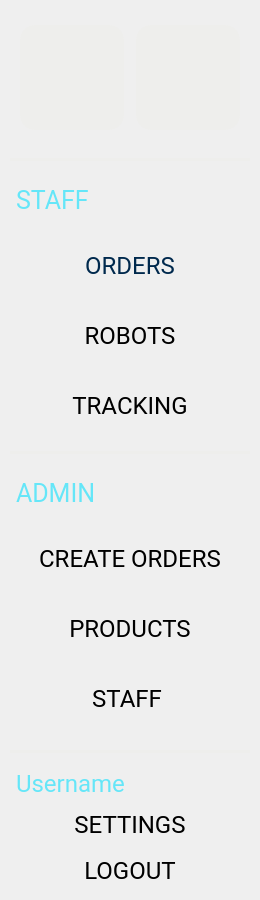
      <widget class="QWidget" name="Dashboard_main">
       <property name="sizePolicy">
        <sizepolicy hsizetype="Preferred" vsizetype="Preferred">
         <horstretch>0</horstretch>
         <verstretch>0</verstretch>
        </sizepolicy>
       </property>
       <property name="minimumSize">
        <size>
         <width>240</width>
         <height>900</height>
        </size>
       </property>
       <property name="maximumSize">
        <size>
         <width>16777215</width>
         <height>1080</height>
        </size>
       </property>
       <property name="font">
        <font>
         <family>Roboto</family>
        </font>
       </property>
       <layout class="QVBoxLayout" name="verticalLayout" stretch="170,20,690,200">
        <property name="spacing">
         <number>0</number>
        </property>
        <property name="leftMargin">
         <number>0</number>
        </property>
        <property name="topMargin">
         <number>0</number>
        </property>
        <property name="rightMargin">
         <number>0</number>
        </property>
        <property name="bottomMargin">
         <number>0</number>
        </property>
        <item>
         <widget class="QFrame" name="Main_Logo">
          <property name="minimumSize">
           <size>
            <width>260</width>
            <height>150</height>
           </size>
          </property>
          <property name="maximumSize">
           <size>
            <width>350</width>
            <height>170</height>
           </size>
          </property>
          <property name="styleSheet">
           <string notr="true"/>
          </property>
          <property name="frameShape">
           <enum>QFrame::NoFrame</enum>
          </property>
          <property name="frameShadow">
           <enum>QFrame::Plain</enum>
          </property>
          <property name="lineWidth">
           <number>0</number>
          </property>
          <layout class="QGridLayout" name="gridLayout_5" columnstretch="1,1">
           <property name="sizeConstraint">
            <enum>QLayout::SetDefaultConstraint</enum>
           </property>
           <property name="leftMargin">
            <number>20</number>
           </property>
           <property name="topMargin">
            <number>25</number>
           </property>
           <property name="rightMargin">
            <number>20</number>
           </property>
           <property name="bottomMargin">
            <number>20</number>
           </property>
           <property name="horizontalSpacing">
            <number>12</number>
           </property>
           <property name="verticalSpacing">
            <number>0</number>
           </property>
           <item row="0" column="0">
            <widget class="QLabel" name="Logo_VIAM_2">
             <property name="sizePolicy">
              <sizepolicy hsizetype="Preferred" vsizetype="Preferred">
               <horstretch>0</horstretch>
               <verstretch>0</verstretch>
              </sizepolicy>
             </property>
             <property name="minimumSize">
              <size>
               <width>50</width>
               <height>50</height>
              </size>
             </property>
             <property name="styleSheet">
              <string notr="true">background-color: rgb(238, 238, 236);
border-radius:  15px;</string>
             </property>
             <property name="text">
              <string/>
             </property>
             <property name="pixmap">
              <pixmap resource="resources/icon.qrc">:/logo/LogoViam.png</pixmap>
             </property>
             <property name="scaledContents">
              <bool>true</bool>
             </property>
             <property name="alignment">
              <set>Qt::AlignCenter</set>
             </property>
            </widget>
           </item>
           <item row="0" column="1">
            <widget class="QLabel" name="Logo_BK_2">
             <property name="sizePolicy">
              <sizepolicy hsizetype="Preferred" vsizetype="Preferred">
               <horstretch>0</horstretch>
               <verstretch>0</verstretch>
              </sizepolicy>
             </property>
             <property name="minimumSize">
              <size>
               <width>50</width>
               <height>50</height>
              </size>
             </property>
             <property name="styleSheet">
              <string notr="true">background-color: rgb(238, 238, 236);
border-radius:  15px;</string>
             </property>
             <property name="text">
              <string/>
             </property>
             <property name="pixmap">
              <pixmap resource="resources/icon.qrc">:/logo/Logo BK.png</pixmap>
             </property>
             <property name="scaledContents">
              <bool>true</bool>
             </property>
             <property name="alignment">
              <set>Qt::AlignCenter</set>
             </property>
            </widget>
           </item>
          </layout>
         </widget>
        </item>
        <item>
         <widget class="QFrame" name="Main_line">
          <property name="minimumSize">
           <size>
            <width>260</width>
            <height>20</height>
           </size>
          </property>
          <property name="maximumSize">
           <size>
            <width>350</width>
            <height>20</height>
           </size>
          </property>
          <property name="frameShape">
           <enum>QFrame::NoFrame</enum>
          </property>
          <property name="frameShadow">
           <enum>QFrame::Raised</enum>
          </property>
          <property name="lineWidth">
           <number>0</number>
          </property>
          <layout class="QHBoxLayout" name="horizontalLayout_2">
           <property name="spacing">
            <number>0</number>
           </property>
           <property name="leftMargin">
            <number>10</number>
           </property>
           <property name="topMargin">
            <number>0</number>
           </property>
           <property name="rightMargin">
            <number>10</number>
           </property>
           <property name="bottomMargin">
            <number>0</number>
           </property>
           <item>
            <widget class="QFrame" name="Line_3">
             <property name="sizePolicy">
              <sizepolicy hsizetype="Preferred" vsizetype="Preferred">
               <horstretch>0</horstretch>
               <verstretch>0</verstretch>
              </sizepolicy>
             </property>
             <property name="maximumSize">
              <size>
               <width>16777215</width>
               <height>3</height>
              </size>
             </property>
             <property name="sizeIncrement">
              <size>
               <width>0</width>
               <height>0</height>
              </size>
             </property>
             <property name="layoutDirection">
              <enum>Qt::LeftToRight</enum>
             </property>
             <property name="styleSheet">
              <string notr="true">background-color: rgb(238, 238, 236);</string>
             </property>
             <property name="frameShape">
              <enum>QFrame::NoFrame</enum>
             </property>
             <property name="frameShadow">
              <enum>QFrame::Raised</enum>
             </property>
            </widget>
           </item>
          </layout>
         </widget>
        </item>
        <item>
         <widget class="QFrame" name="Main_btn">
          <property name="sizePolicy">
           <sizepolicy hsizetype="Preferred" vsizetype="Preferred">
            <horstretch>0</horstretch>
            <verstretch>0</verstretch>
           </sizepolicy>
          </property>
          <property name="minimumSize">
           <size>
            <width>260</width>
            <height>560</height>
           </size>
          </property>
          <property name="maximumSize">
           <size>
            <width>350</width>
            <height>690</height>
           </size>
          </property>
          <property name="font">
           <font>
            <family>Roboto</family>
           </font>
          </property>
          <property name="styleSheet">
           <string notr="true">QPushButton#Main_btn_orders{ 
background-color: rgb(216, 229, 254);
 color: rgb(0, 41, 77); 
}</string>
          </property>
          <property name="frameShape">
           <enum>QFrame::NoFrame</enum>
          </property>
          <property name="frameShadow">
           <enum>QFrame::Raised</enum>
          </property>
          <property name="lineWidth">
           <number>0</number>
          </property>
          <layout class="QVBoxLayout" name="verticalLayout_6" stretch="335,20,335">
           <property name="spacing">
            <number>0</number>
           </property>
           <property name="leftMargin">
            <number>0</number>
           </property>
           <property name="topMargin">
            <number>0</number>
           </property>
           <property name="rightMargin">
            <number>0</number>
           </property>
           <property name="bottomMargin">
            <number>0</number>
           </property>
           <item>
            <widget class="QFrame" name="Main__frame_staff">
             <property name="frameShape">
              <enum>QFrame::NoFrame</enum>
             </property>
             <property name="frameShadow">
              <enum>QFrame::Raised</enum>
             </property>
             <layout class="QVBoxLayout" name="verticalLayout_8">
              <property name="spacing">
               <number>15</number>
              </property>
              <property name="leftMargin">
               <number>0</number>
              </property>
              <property name="topMargin">
               <number>0</number>
              </property>
              <property name="rightMargin">
               <number>0</number>
              </property>
              <property name="bottomMargin">
               <number>0</number>
              </property>
              <item>
               <widget class="QLabel" name="Label_staff">
                <property name="minimumSize">
                 <size>
                  <width>0</width>
                  <height>20</height>
                 </size>
                </property>
                <property name="maximumSize">
                 <size>
                  <width>16777215</width>
                  <height>30</height>
                 </size>
                </property>
                <property name="font">
                 <font>
                  <family>Roboto</family>
                  <pointsize>19</pointsize>
                 </font>
                </property>
                <property name="styleSheet">
                 <string notr="true">color: rgb(101, 230, 248);
margin-left: 10px;
</string>
                </property>
                <property name="text">
                 <string>STAFF</string>
                </property>
                <property name="alignment">
                 <set>Qt::AlignLeading|Qt::AlignLeft|Qt::AlignVCenter</set>
                </property>
                <property name="margin">
                 <number>0</number>
                </property>
               </widget>
              </item>
              <item>
               <widget class="QPushButton" name="Main_btn_orders">
                <property name="minimumSize">
                 <size>
                  <width>0</width>
                  <height>40</height>
                 </size>
                </property>
                <property name="font">
                 <font>
                  <family>Roboto</family>
                  <pointsize>18</pointsize>
                 </font>
                </property>
                <property name="focusPolicy">
                 <enum>Qt::NoFocus</enum>
                </property>
                <property name="text">
                 <string>ORDERS</string>
                </property>
                <property name="iconSize">
                 <size>
                  <width>40</width>
                  <height>40</height>
                 </size>
                </property>
                <property name="default">
                 <bool>true</bool>
                </property>
                <property name="flat">
                 <bool>true</bool>
                </property>
               </widget>
              </item>
              <item>
               <widget class="QPushButton" name="Main_btn_robots">
                <property name="minimumSize">
                 <size>
                  <width>0</width>
                  <height>40</height>
                 </size>
                </property>
                <property name="font">
                 <font>
                  <family>Roboto</family>
                  <pointsize>18</pointsize>
                 </font>
                </property>
                <property name="focusPolicy">
                 <enum>Qt::NoFocus</enum>
                </property>
                <property name="text">
                 <string>ROBOTS</string>
                </property>
                <property name="default">
                 <bool>true</bool>
                </property>
                <property name="flat">
                 <bool>true</bool>
                </property>
               </widget>
              </item>
              <item>
               <widget class="QPushButton" name="Main_btn_tracking">
                <property name="minimumSize">
                 <size>
                  <width>0</width>
                  <height>40</height>
                 </size>
                </property>
                <property name="font">
                 <font>
                  <family>Roboto</family>
                  <pointsize>18</pointsize>
                 </font>
                </property>
                <property name="focusPolicy">
                 <enum>Qt::NoFocus</enum>
                </property>
                <property name="text">
                 <string>TRACKING</string>
                </property>
                <property name="default">
                 <bool>true</bool>
                </property>
                <property name="flat">
                 <bool>true</bool>
                </property>
               </widget>
              </item>
             </layout>
            </widget>
           </item>
           <item>
            <widget class="QFrame" name="btn_line">
             <property name="sizePolicy">
              <sizepolicy hsizetype="Preferred" vsizetype="Preferred">
               <horstretch>0</horstretch>
               <verstretch>0</verstretch>
              </sizepolicy>
             </property>
             <property name="minimumSize">
              <size>
               <width>240</width>
               <height>20</height>
              </size>
             </property>
             <property name="maximumSize">
              <size>
               <width>16777215</width>
               <height>20</height>
              </size>
             </property>
             <property name="frameShape">
              <enum>QFrame::NoFrame</enum>
             </property>
             <property name="frameShadow">
              <enum>QFrame::Raised</enum>
             </property>
             <layout class="QHBoxLayout" name="horizontalLayout_3" stretch="0">
              <property name="spacing">
               <number>0</number>
              </property>
              <property name="leftMargin">
               <number>10</number>
              </property>
              <property name="topMargin">
               <number>0</number>
              </property>
              <property name="rightMargin">
               <number>10</number>
              </property>
              <property name="bottomMargin">
               <number>0</number>
              </property>
              <item>
               <widget class="QFrame" name="Line_5">
                <property name="sizePolicy">
                 <sizepolicy hsizetype="Preferred" vsizetype="Expanding">
                  <horstretch>3</horstretch>
                  <verstretch>0</verstretch>
                 </sizepolicy>
                </property>
                <property name="minimumSize">
                 <size>
                  <width>210</width>
                  <height>3</height>
                 </size>
                </property>
                <property name="maximumSize">
                 <size>
                  <width>16777215</width>
                  <height>3</height>
                 </size>
                </property>
                <property name="layoutDirection">
                 <enum>Qt::LeftToRight</enum>
                </property>
                <property name="styleSheet">
                 <string notr="true">background-color: rgb(238, 238, 236);</string>
                </property>
                <property name="frameShape">
                 <enum>QFrame::NoFrame</enum>
                </property>
                <property name="frameShadow">
                 <enum>QFrame::Raised</enum>
                </property>
               </widget>
              </item>
             </layout>
            </widget>
           </item>
           <item>
            <widget class="QFrame" name="Main_frame_admin">
             <property name="frameShape">
              <enum>QFrame::NoFrame</enum>
             </property>
             <property name="frameShadow">
              <enum>QFrame::Raised</enum>
             </property>
             <layout class="QVBoxLayout" name="verticalLayout_9">
              <property name="spacing">
               <number>15</number>
              </property>
              <property name="leftMargin">
               <number>0</number>
              </property>
              <property name="topMargin">
               <number>0</number>
              </property>
              <property name="rightMargin">
               <number>0</number>
              </property>
              <property name="bottomMargin">
               <number>0</number>
              </property>
              <item>
               <widget class="QLabel" name="Label_staff_2">
                <property name="minimumSize">
                 <size>
                  <width>0</width>
                  <height>20</height>
                 </size>
                </property>
                <property name="maximumSize">
                 <size>
                  <width>16777215</width>
                  <height>30</height>
                 </size>
                </property>
                <property name="font">
                 <font>
                  <family>Roboto</family>
                  <pointsize>19</pointsize>
                 </font>
                </property>
                <property name="styleSheet">
                 <string notr="true">color: rgb(101, 230, 248);
margin-left: 10px;
</string>
                </property>
                <property name="text">
                 <string>ADMIN</string>
                </property>
                <property name="alignment">
                 <set>Qt::AlignLeading|Qt::AlignLeft|Qt::AlignVCenter</set>
                </property>
                <property name="margin">
                 <number>0</number>
                </property>
               </widget>
              </item>
              <item>
               <widget class="QPushButton" name="Main_btn_createorders">
                <property name="minimumSize">
                 <size>
                  <width>0</width>
                  <height>40</height>
                 </size>
                </property>
                <property name="font">
                 <font>
                  <family>Roboto</family>
                  <pointsize>18</pointsize>
                 </font>
                </property>
                <property name="focusPolicy">
                 <enum>Qt::NoFocus</enum>
                </property>
                <property name="text">
                 <string>CREATE ORDERS</string>
                </property>
                <property name="default">
                 <bool>true</bool>
                </property>
                <property name="flat">
                 <bool>true</bool>
                </property>
               </widget>
              </item>
              <item>
               <widget class="QPushButton" name="Main_btn_products">
                <property name="minimumSize">
                 <size>
                  <width>0</width>
                  <height>40</height>
                 </size>
                </property>
                <property name="font">
                 <font>
                  <family>Roboto</family>
                  <pointsize>18</pointsize>
                 </font>
                </property>
                <property name="focusPolicy">
                 <enum>Qt::NoFocus</enum>
                </property>
                <property name="text">
                 <string>PRODUCTS</string>
                </property>
                <property name="default">
                 <bool>true</bool>
                </property>
                <property name="flat">
                 <bool>true</bool>
                </property>
               </widget>
              </item>
              <item>
               <widget class="QPushButton" name="Main_btn_tracking_2">
                <property name="minimumSize">
                 <size>
                  <width>0</width>
                  <height>40</height>
                 </size>
                </property>
                <property name="font">
                 <font>
                  <family>Roboto</family>
                  <pointsize>18</pointsize>
                 </font>
                </property>
                <property name="focusPolicy">
                 <enum>Qt::NoFocus</enum>
                </property>
                <property name="text">
                 <string>STAFF </string>
                </property>
                <property name="default">
                 <bool>true</bool>
                </property>
                <property name="flat">
                 <bool>true</bool>
                </property>
               </widget>
              </item>
             </layout>
            </widget>
           </item>
          </layout>
         </widget>
        </item>
        <item>
         <widget class="QFrame" name="Main_account">
          <property name="minimumSize">
           <size>
            <width>260</width>
            <height>150</height>
           </size>
          </property>
          <property name="maximumSize">
           <size>
            <width>350</width>
            <height>200</height>
           </size>
          </property>
          <property name="frameShape">
           <enum>QFrame::NoFrame</enum>
          </property>
          <property name="frameShadow">
           <enum>QFrame::Raised</enum>
          </property>
          <layout class="QVBoxLayout" name="verticalLayout_7" stretch="0,0,10,10">
           <property name="spacing">
            <number>0</number>
           </property>
           <property name="leftMargin">
            <number>0</number>
           </property>
           <property name="topMargin">
            <number>0</number>
           </property>
           <property name="rightMargin">
            <number>0</number>
           </property>
           <property name="bottomMargin">
            <number>0</number>
           </property>
           <item>
            <widget class="QFrame" name="Account_line">
             <property name="minimumSize">
              <size>
               <width>260</width>
               <height>20</height>
              </size>
             </property>
             <property name="maximumSize">
              <size>
               <width>350</width>
               <height>20</height>
              </size>
             </property>
             <property name="frameShape">
              <enum>QFrame::NoFrame</enum>
             </property>
             <property name="frameShadow">
              <enum>QFrame::Raised</enum>
             </property>
             <layout class="QHBoxLayout" name="horizontalLayout_4">
              <property name="spacing">
               <number>0</number>
              </property>
              <property name="leftMargin">
               <number>10</number>
              </property>
              <property name="topMargin">
               <number>0</number>
              </property>
              <property name="rightMargin">
               <number>10</number>
              </property>
              <property name="bottomMargin">
               <number>0</number>
              </property>
              <item>
               <widget class="QFrame" name="Line_4">
                <property name="sizePolicy">
                 <sizepolicy hsizetype="Preferred" vsizetype="Preferred">
                  <horstretch>3</horstretch>
                  <verstretch>0</verstretch>
                 </sizepolicy>
                </property>
                <property name="maximumSize">
                 <size>
                  <width>16777215</width>
                  <height>3</height>
                 </size>
                </property>
                <property name="layoutDirection">
                 <enum>Qt::LeftToRight</enum>
                </property>
                <property name="styleSheet">
                 <string notr="true">background-color: rgb(238, 238, 236);</string>
                </property>
                <property name="frameShape">
                 <enum>QFrame::NoFrame</enum>
                </property>
                <property name="frameShadow">
                 <enum>QFrame::Raised</enum>
                </property>
               </widget>
              </item>
             </layout>
            </widget>
           </item>
           <item>
            <widget class="QLabel" name="Account_username">
             <property name="minimumSize">
              <size>
               <width>0</width>
               <height>20</height>
              </size>
             </property>
             <property name="maximumSize">
              <size>
               <width>16777215</width>
               <height>30</height>
              </size>
             </property>
             <property name="font">
              <font>
               <family>Roboto</family>
               <pointsize>18</pointsize>
              </font>
             </property>
             <property name="styleSheet">
              <string notr="true">color: rgb(101, 230, 248);
margin-left: 10px;
</string>
             </property>
             <property name="text">
              <string>Username</string>
             </property>
             <property name="alignment">
              <set>Qt::AlignLeading|Qt::AlignLeft|Qt::AlignVCenter</set>
             </property>
             <property name="margin">
              <number>0</number>
             </property>
            </widget>
           </item>
           <item>
            <widget class="QPushButton" name="Account_btn_settings">
             <property name="minimumSize">
              <size>
               <width>0</width>
               <height>40</height>
              </size>
             </property>
             <property name="font">
              <font>
               <family>Roboto</family>
               <pointsize>18</pointsize>
              </font>
             </property>
             <property name="focusPolicy">
              <enum>Qt::NoFocus</enum>
             </property>
             <property name="text">
              <string>SETTINGS</string>
             </property>
             <property name="default">
              <bool>true</bool>
             </property>
             <property name="flat">
              <bool>true</bool>
             </property>
            </widget>
           </item>
           <item>
            <widget class="QPushButton" name="Account__btnlogout">
             <property name="minimumSize">
              <size>
               <width>0</width>
               <height>40</height>
              </size>
             </property>
             <property name="font">
              <font>
               <family>Roboto</family>
               <pointsize>18</pointsize>
              </font>
             </property>
             <property name="focusPolicy">
              <enum>Qt::NoFocus</enum>
             </property>
             <property name="text">
              <string>LOGOUT</string>
             </property>
             <property name="default">
              <bool>true</bool>
             </property>
             <property name="flat">
              <bool>true</bool>
             </property>
            </widget>
           </item>
          </layout>
         </widget>
        </item>
       </layout>
      </widget>
